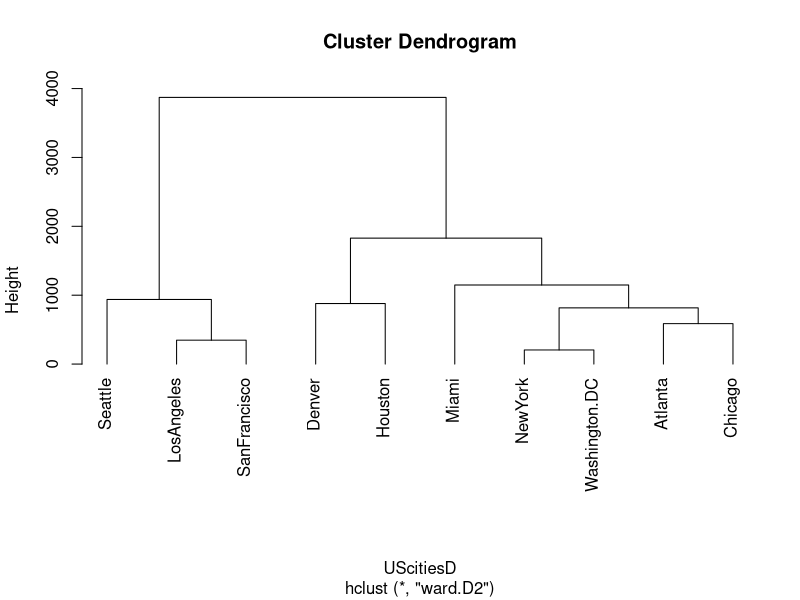

Write R code to recreate this figure. (Note: this script raises an error after producing the figure.)


## Hierarchical clustering
?hclust

#slide 10
# US cities exmample from hclust help; see it for details
data(UScitiesD)
?UScitiesD

hcity.D2 <- hclust(UScitiesD, "ward.D2")
plot(hcity.D2, hang=-1)
#hang
#The fraction of the plot height by which labels should hang below the rest of the plot. A negative value #will cause the labels to hang down from 0.

# Coffee data
data(coffee,package="pgmm")
head(coffee)
??coffee
x<-scale(coffee[,-c(1,2)])
hc <- hclust(dist(x), "single")
plot(hc)
hc2 <- hclust(dist(x), "complete")
plot(hc2)
hc3 <- hclust(dist(x), "average")
plot(hc3)
hc4 <- hclust(dist(x), "ward.D")
plot(hc4)
l4<-cutree(hc4,3)
table(coffee[,1],l4)

l5<-cutree(hc4,2)
table(coffee[,1],l5)

# Wine data from pgmm
data(wine,package="pgmm")
head(wine)
x<-scale(wine[,-c(1)])
hc <- hclust(dist(x), "single")
plot(hc)
l1<-cutree(hc,3)
table(wine[,1],l1)

hc2 <- hclust(dist(x), "complete")
plot(hc2)
l2<-cutree(hc2,3)
table(wine[,1],l2)

hc3 <- hclust(dist(x), "average")
plot(hc3)
l3<-cutree(hc3,3)
table(wine[,1],l3)

hc4 <- hclust(dist(x), "ward.D")
plot(hc4)
l4<-cutree(hc4,3)
table(wine[,1],l4)

#divisive
library(cluster)
data(votes.repub)
?votes.repub

?diana

divisive <- diana(votes.repub, metric = "euclidean", stand = TRUE)
plot(divisive)


dv2 <- cutree(as.hclust(divisive), k = 2)
table(dv2) # 8 and 42 group members
rownames(votes.repub)[dv2 == 1]

#To divide the selected cluster, the algorithm first looks for its most disparate observation (i.e., which has the largest average dissimilarity to the other observations of the selected cluster). This observation initiates the "splinter group". In subsequent steps, the algorithm reassigns observations that are closer to the "splinter group"

#slide 22
## k-means and k-medoids clustering

# Iris example
library(cluster)
data(iris)
head(iris)

x<-iris[,-5]
iris_kmeans<-kmeans(x,3)

plot(x, col = iris_kmeans$cluster)

table(iris[,5],iris_kmeans$cluster)

?silhouette

si1 <- silhouette(iris_kmeans$cluster, dist(x))
summary(si1)
plot(si1, nmax= 80, cex.names=0.6)

# Coffee example
library(cluster)
data(coffee,package="pgmm")
head(coffee)

??coffee

coffee_kmeans<-kmeans(scale(coffee[,-c(1,2)]),2)
coffee_kmeans
coffee_kmeans$cluster

table(coffee[,1],coffee_kmeans$cluster)

si2 <- silhouette(coffee_kmeans$cluster, dist(scale(coffee[,-c(1,2)])))
plot(si2, nmax= 80, cex.names=0.6)

coffee_kmedoids<-pam(scale(coffee[,-c(1,2)]),2) 
coffee_kmedoids
coffee_kmedoids$clustering

table(coffee[,1],coffee_kmedoids$clustering)

si3 <- silhouette(coffee_kmedoids$clustering, dist(scale(coffee[,-c(1,2)])))
plot(si3, nmax= 80, cex.names=0.6)

par(mfrow=c(1,2))# This lets me put two figues on one row; good for comparing
plot(si2, nmax= 80, cex.names=0.6)
plot(si3, nmax= 80, cex.names=0.6)

# This is one way to produce an elbow plot
par(mfrow=c(1,1))# Back to displaying a single figure
x<-scale(coffee[,-c(1,2)])
K<-8
wss<-rep(0,K)
for (k in 1:K){
	wss[k] <- sum(kmeans(x,k)$withinss)
}
plot(1:K,wss,typ="b",ylab="Total within cluster sum of squares",xlab="Number of clusters (k)")
